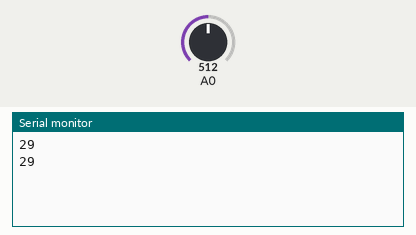
A sketch run on a simulated Arduino Uno, built with avr-gcc and run on an emulated ATmega328P. Shown: the last lines printed to the serial monitor. Inputs (shaded band) come from the test bench; at power-on: A0 = 512.

Above: at 1.8 s.
1.9 s: A0 set to 716
At 2.4 s:
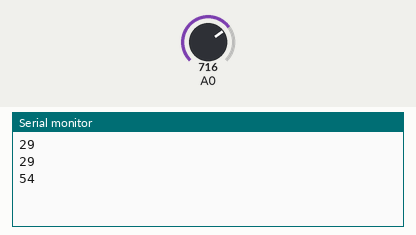
3.4 s: A0 set to 900
At 4.8 s:
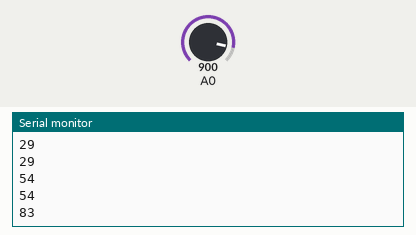
Timing chart, 0 to 6.4 s (numbered marks = the images above; inputs shaded):
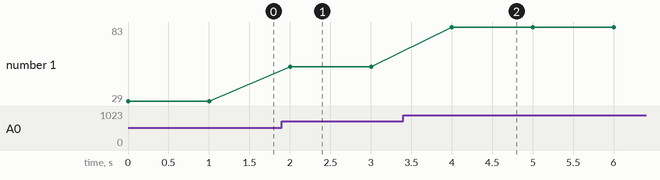

The sketch:

sketch_jan18a.ino
```cpp
// Declare a variable to store the temperature value
int temperature;

void setup() {
  // Set the analog input pin for the thermistor
  pinMode(A0, INPUT);
  Serial.begin(9600);
}

void loop() {
  // Read the analog value from the thermistor
  temperature = analogRead(A0);
  // Convert the analog value to temperature using the Steinhart-Hart equation
  temperature = log(10000.0*((1024.0/temperature-1)));
  temperature = 1 / (0.001129148 + (0.000234125 + (0.0000000876741 * temperature * temperature ))* temperature );
  temperature = temperature - 273.15;
  // Print the temperature value
  Serial.println(temperature);
  delay(1000);
}
```

Measured:
- after the input at 1.9 s, the serial monitor: prints a new line after 0.10 s (image 1)
- after the input at 3.4 s, the serial monitor: prints a new line after 0.60 s (image 2)
- plotted number 1: 29 → 54 after the input at 1.9 s, 54 → 83 after the input at 3.4 s
